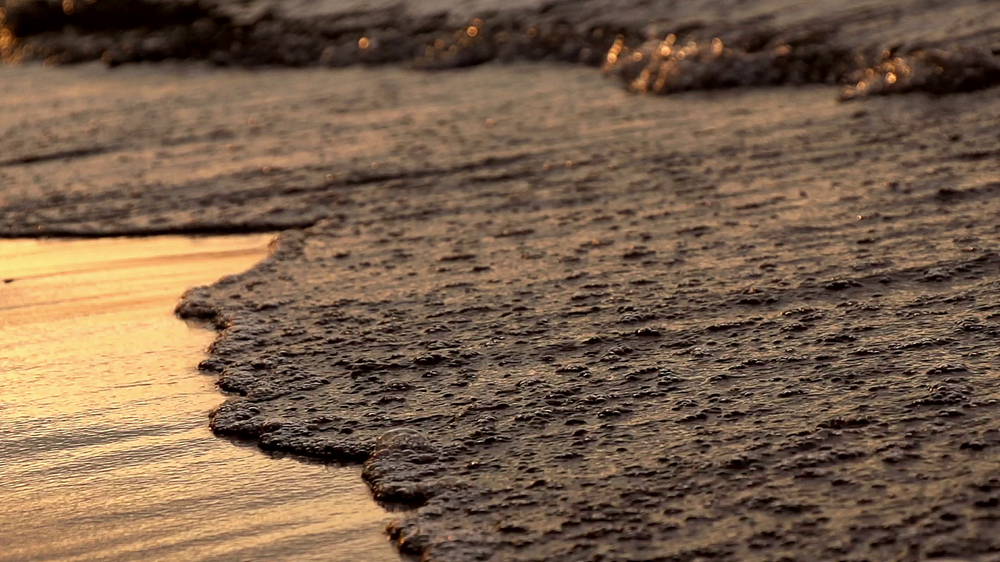
#> input picture ExampleImages/image-1.png, 1000 x 562 px, shrunk from 1920 x 1080 before the run, found by its file name
$ python SimpleImage.py
#> lines starting #> are read from the running program, lines starting #| are printed output that depends on the picture
#Example code used to import and process an image.
#Step by step is available here:
#https://github.com/sabjorn/PythonVideoTutorial/blob/master/tutorial/Part2-BasicImageProcessing.md

import numpy as np
from PIL import Image

temp_image = Image.open("image-1.png")
#> temp_image is the input picture: PIL image 1000x562 RGB; mean R, G, B 119.7, 95, 74.1
image_array = np.asarray(temp_image)

#image_array is read-only so make a copy
# This also acts as a buffer for swapping pixel layers
array_copy = np.copy(image_array)

#Replace Red layer with Green layer
array_copy[:,:,0] = image_array[:,:,1]
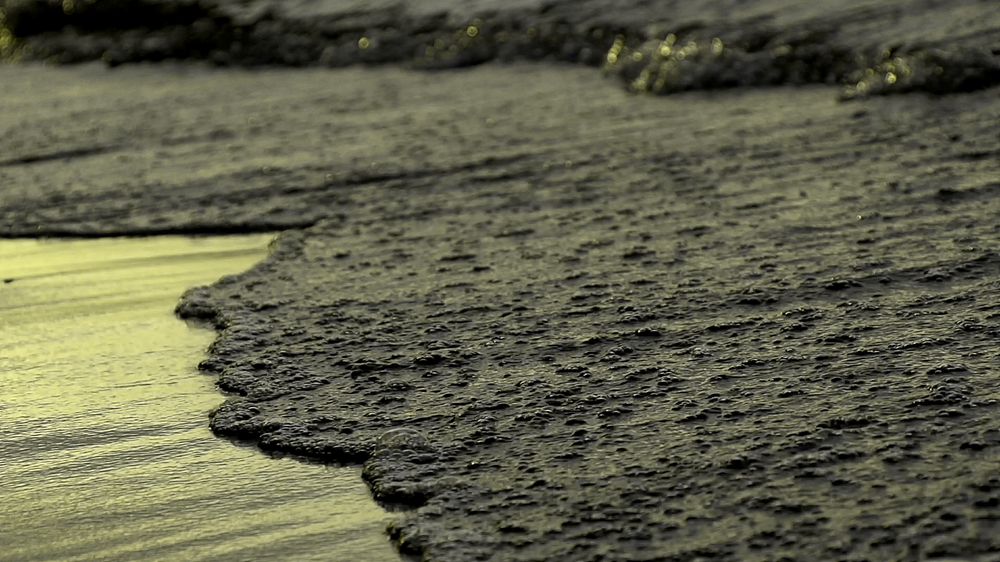
#> array_copy: shape (562, 1000, 3); mean R, G, B 95, 95, 74.1

#Replace Green layer with Blue layer
array_copy[:,:,1] = image_array[:,:,2]
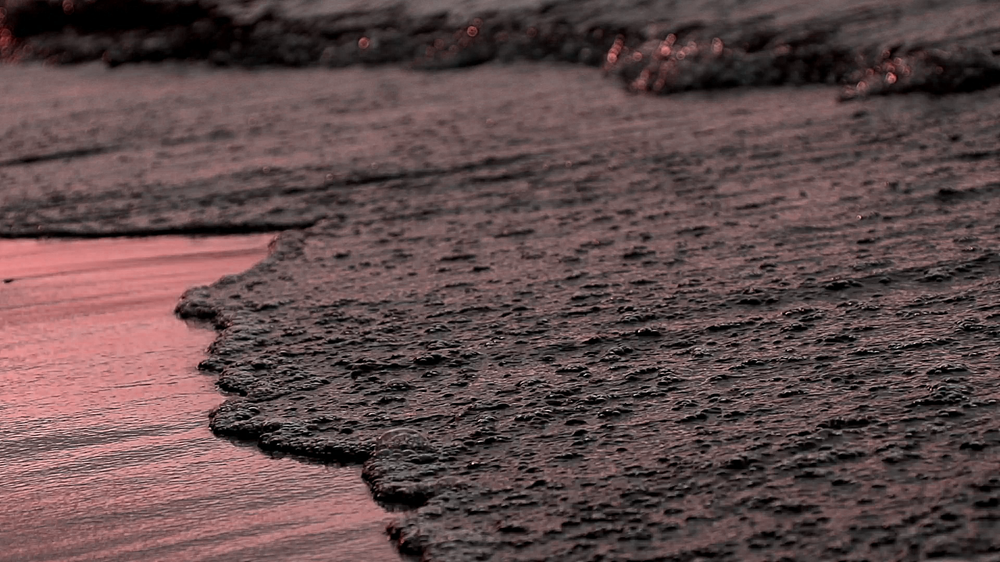
#> array_copy: shape (562, 1000, 3); mean R, G, B 95, 74.1, 74.1

#Replace Blue layer with Red layer
array_copy[:,:,2] = image_array[:,:,0]
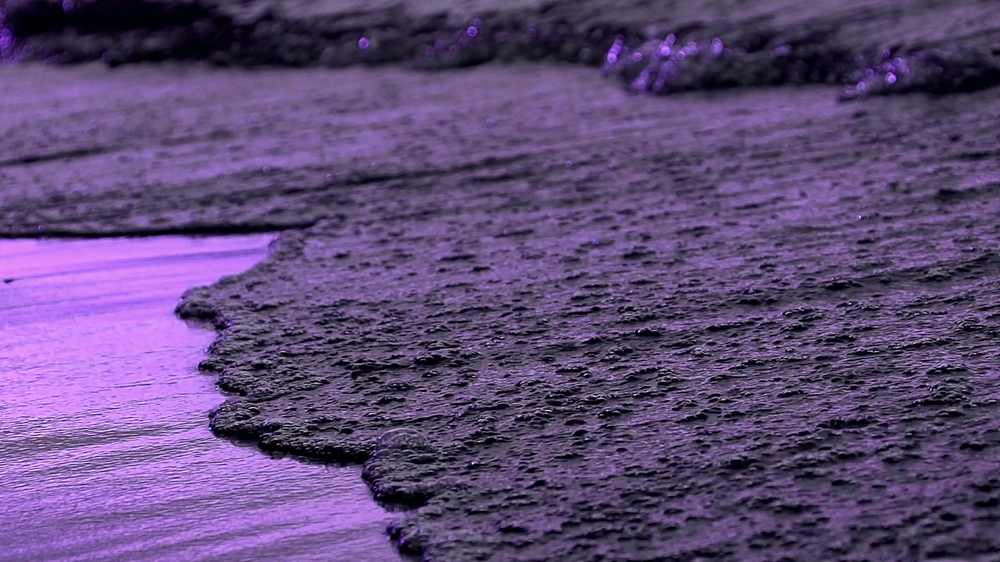
#> array_copy: shape (562, 1000, 3); mean R, G, B 95, 74.1, 119.7

output_image = Image.fromarray(np.uint8(array_copy)) #convert back to PIL Image
output_image.save("processed_image-1.png")
